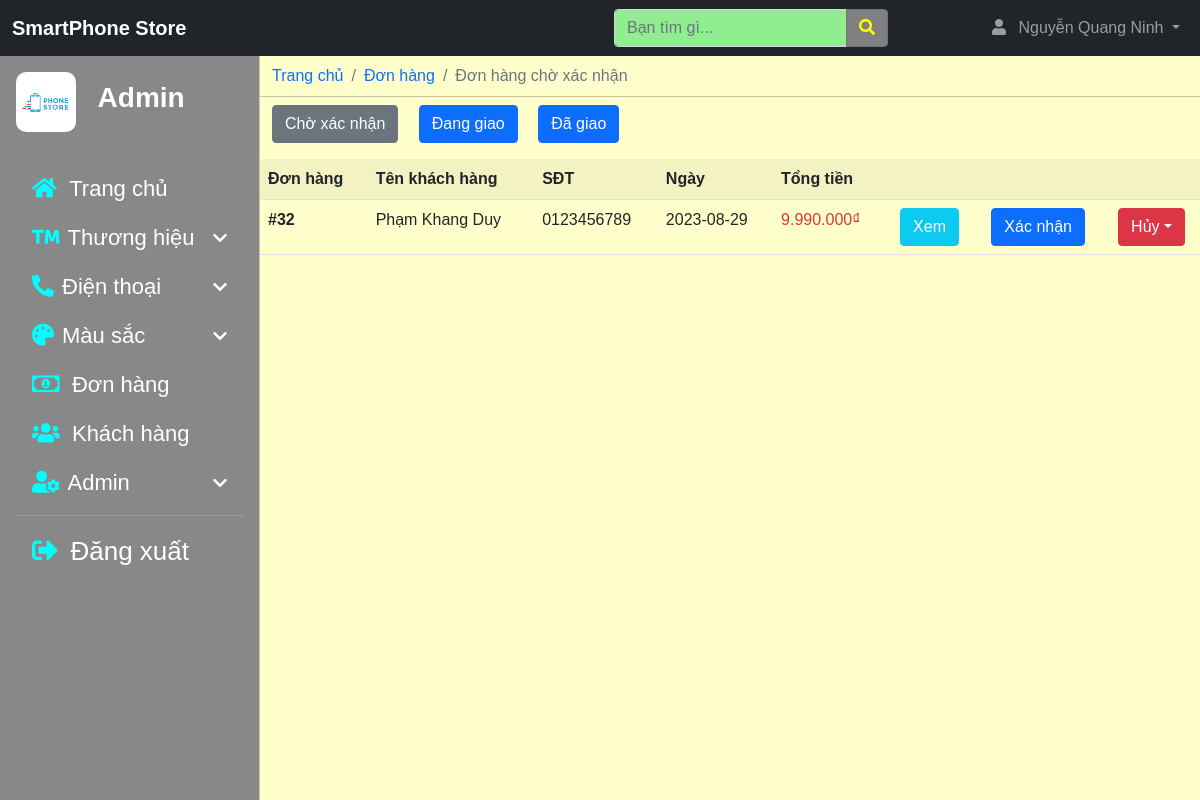
Screenshot of /administrator/index.php?pending_orders (signed in) with the database file from the repository.
### tables this page shows
CREATE TABLE `customer_orders` (
  `order_id` int(10) NOT NULL COMMENT 'mã order',
  `customer_id` int(10) NOT NULL,
  `total_price` int(50) NOT NULL,
  `order_date` date NOT NULL,
  `status` text NOT NULL,
  `order_no` int(10) NOT NULL,
  `receiver` varchar(255) NOT NULL,
  `receiver_sex` varchar(10) NOT NULL,
  `receiver_phone` varchar(255) NOT NULL,
  `delivery_location` text NOT NULL,
  `payment_type` varchar(500) NOT NULL,
  `received_date` date NOT NULL
);

CREATE TABLE `customer` (
  `customer_id` int(11) NOT NULL,
  `customer_name` varchar(255) NOT NULL,
  `customer_sex` varchar(50) NOT NULL,
  `customer_email` varchar(255) NOT NULL,
  `customer_phone` text NOT NULL,
  `customer_address` text NOT NULL,
  `customer_user_name` text NOT NULL,
  `customer_password` int(11) NOT NULL,
  `customer_img` text NOT NULL,
  `account_status` varchar(255) NOT NULL
);

### administrator/functions/functions.php (called while the page is built)
<?php
if (!function_exists('currency_format')) {
    function currency_format($number, $suffix = '₫') {
        if (!empty($number)) {
            return number_format($number, 0, ',', '.') . "{$suffix}";
        }
    }
  }
?>

### administrator/pending_orders.php (the view, shortened to what this page needs)
<div class="row">
    <div class="col-md-12">
        <nav aria-label="breadcrumb">
            <ol class="breadcrumb">
            <li class="breadcrumb-item"><a class="breadcrumb-link" href="index.php?dashboard">Trang chủ</a></li>
              <li class="breadcrumb-item"><a class="breadcrumb-link" href="index.php?pending_orders">Đơn hàng</a></li>
              <li class="breadcrumb-item active" aria-current="page">Đơn hàng chờ xác nhận</li>
            </ol>
          </nav>
    </div>
    <hr class="dropdown-divider">
    <p>
        <a href="" class = "btn btn-secondary text-white me-3">Chờ xác nhận</a>
        <a href="index.php?delivering_orders" class = "btn btn-primary text-white me-3">Đang giao</a>
        <a href="index.php?delivered_orders" class = "btn btn-primary text-white me-3">Đã giao</a>
    </p>
    <table class="table table-striped table-hover">
    <tr>
        <th scope="col">Đơn hàng</th>
        <th scope="col">Tên khách hàng</th>
        <th scope="col">SĐT</th>
        <th scope="col">Ngày</th>
        <th scope="col">Tổng tiền</th>
        <th scope="col" colspan=3></th>
    </tr>
    <?php
        $get_pending_orders = "select * from customer_orders where status = 'Đang chờ'";
        $run_pending_orders = mysqli_query($conn, $get_pending_orders);
        while($row_pending_orders = mysqli_fetch_array($run_pending_orders)){
            $order_id = $row_pending_orders['order_id'];
            $customer_id = $row_pending_orders['customer_id'];
            $order_date = $row_pending_orders['order_date'];
            $total_price = $row_pending_orders['total_price'];
            $total_price_format = currency_format($total_price);
            $get_customer = "select * from customer where customer_id = '$customer_id'";
            $run_customer = mysqli_query($conn, $get_customer);
            $row_customer = mysqli_fetch_array($run_customer);
            $customer_name = $row_customer['customer_name'];
            $customer_phone = $row_customer['customer_phone'];
    ?>
    <tr>
        <th scope="row">#<?php echo $order_id; ?></th>
        <td><?php echo $customer_name ?></td>
        <td><?php echo $customer_phone ?></td>
        <td><?php echo $order_date ?></td>
        <td class="text-danger"><?php echo $total_price_format ?></td>
        <td class="text-center"><a href="index.php?order_info=<?php echo $order_id; ?>" class="btn btn-info text-white">Xem</td>
        <form action="" method="post">
            <td class="text-center"><button name="submit_order" class="btn btn-primary text-white">Xác nhận</button></td>
            <td class="text-center">
                <div class="btn-group">
                    <button type="button" class="btn btn-danger dropdown-toggle" data-bs-toggle="dropdown">Hủy</button>
                </div>
            </td>
        </form>
    </tr>
    <?php
        }
    ?>
    </table>
</div>

### administrator/css/index.css (style rules this page uses)
body { margin: 0; padding: 0; font-family: Arial, Helvetica, sans-serif; }
@media (min-width:992px) { body { overflow: auto !important; } }

### administrator/css/product_add.css (style rules this page uses)
.breadcrumb { margin: 0; }
.breadcrumb-link { text-decoration: none; }

### rows the page displays
customer_orders: order_id "32", customer.customer_name "Phạm Khang Duy", customer.customer_phone "0123456789", order_date "2023-08-29", total_price "9.990.000₫"

### other values shown
$admin_name "Nguyễn Quang Ninh"
